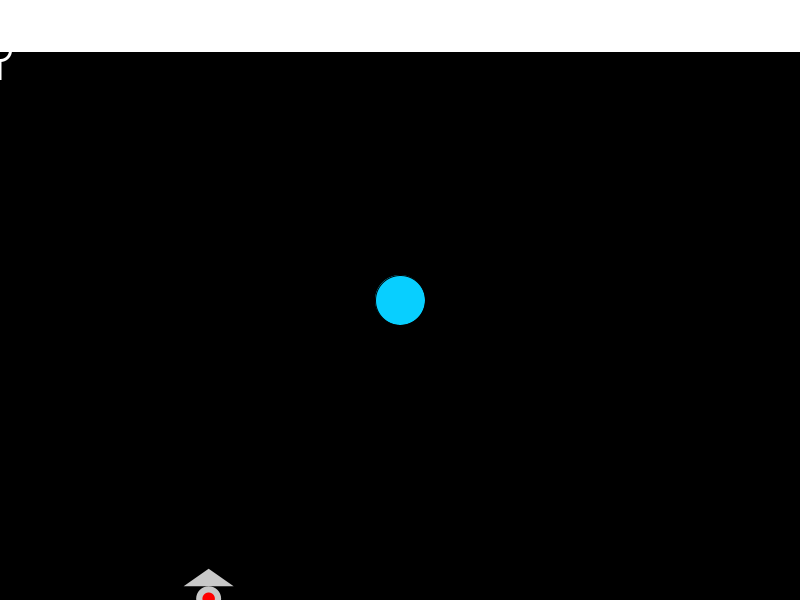
Frame 1 (no input)
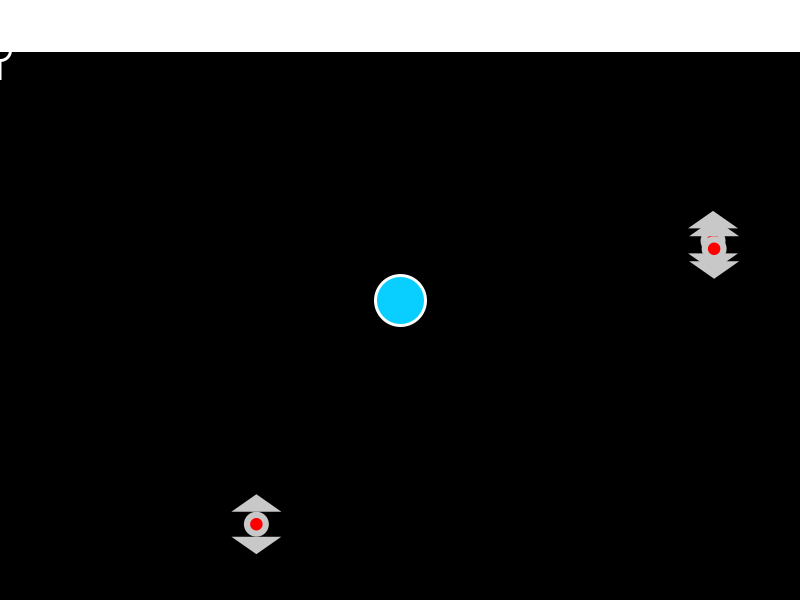
Frame 60 (the mouse pressed at the canvas centre just before this capture)
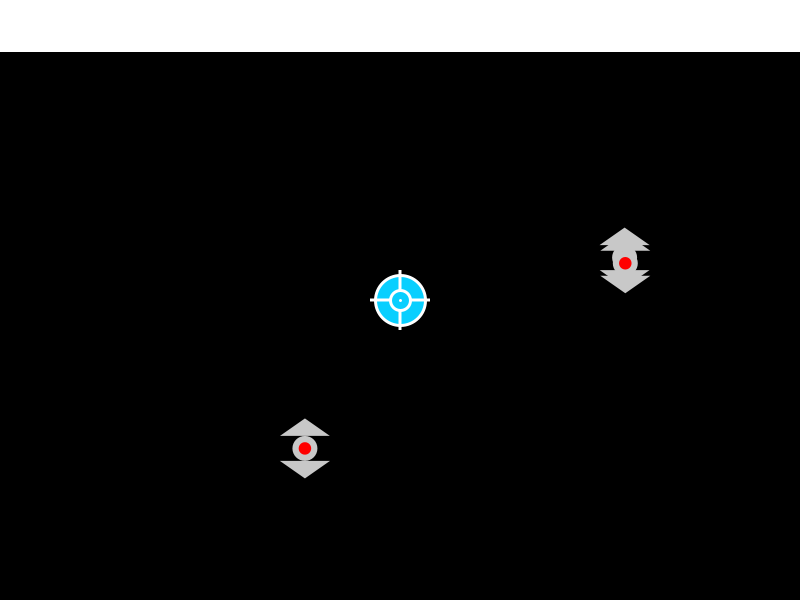
Frame 120 (the mouse held since frame 60 and released just before this capture)

The Processing sketch that drew these frames (run headless with seeded random() and noise(); from frame 60 on, the mouse is pressed at the canvas centre):

// Processing sketch: Space_Defence_Game_Testing
// ── Space_Defence_Game_Testing.pde
// GAME SETTINGS
int infoAreaY = 50;
int spaceStationDiameter = 50;
int maxEnemies = 10;

float crossHairX = 3.;
float crossHairY = 20.;
float xHairGap = 10.;
color xHairColor = color(255, 255, 255);

// ENEMY SETTINGS
int FRIGATE = 0;
int CRUISER = 1;
int DESTROYER = 2;
int CANNONPROJ = 3;
int[] enemyHealthValues = {1, 5, 3, 1};
int[] enemyDamageValues = {1, 2, 0, 3};
float[] enemySpeedValues = {1.5, 0.5, 1, 2};
int[] enemyScoreValues = {10, 20, 15, 30};
PVector[] enemySizes = {new PVector(25, 25)};

// PROJECTILE TYPES
int CANNON = 0;
int[] projHealthValues = {1};
int[] projDamageValues = {3};
int[] projSpeedValues = {3};
int[] projPointValues = {30};

// CURRENT ROUND VALUES
int score;
int millisPassed;
int lastMilli;
boolean gameStarted;
PVector mousePos;
PVector centerPos;
int currentMaxEnemies = 3;

int aliveEnemies = 0;
int[] enemyTypes = new int[maxEnemies];
PVector[] enemyPositions = new PVector[maxEnemies];
PVector[] enemyVelocities = new PVector[maxEnemies];
boolean[] enemyStates = new boolean[maxEnemies];
int[] enemyHitPoints = new int[maxEnemies];

void setup() {
  println(0%2);
  noCursor();
  size(800, 600);
  centerPos = new PVector(width / 2, height / 2);
  gameStarted = true;
}

void draw() {
  background(0);
  
  if (!gameStarted) {
    newGame();  
  }
  
  drawSpaceStation();
  
  if(aliveEnemies < currentMaxEnemies) {
    spawnEnemy(0);
    //spawnEnemy((int)random(4));  
  }
  
  for (int i = 0; i < enemyPositions.length; i++) {
    if (!enemyStates[i]) { 
      continue; 
    }
    moveEnemy(i);
    checkEnemyCollision(i);
    drawEnemy(i);
  }
  
  drawCrosshair();
  
  // GAME INFO AREA
  fill(255, 255, 255);
  rect(0, 0, width, infoAreaY);
  

}

// GAME FUNCTIONS
void newGame() {
  score = 0;
  millisPassed = 0;
  lastMilli = 0;
  aliveEnemies = 0;
  enemyStates = new boolean[maxEnemies];
  gameStarted = true;
}

PVector getCenter() {
  return new PVector(width / 2, height / 2);  
}

PVector getMousePos() {
  return new PVector(mouseX, max(mouseY, infoAreaY));
}

void drawCrosshair() {
  mousePos = getMousePos();
  fill(xHairColor);
  rect(mousePos.x - xHairGap - crossHairY, mousePos.y - crossHairX / 2, crossHairY, crossHairX); // LEFT
  rect(mousePos.x + xHairGap, mousePos.y - crossHairX / 2, crossHairY, crossHairX);              // RIGHT
  rect(mousePos.x - crossHairX / 2, mousePos.y - crossHairY - xHairGap, crossHairX, crossHairY); // UP
  rect(mousePos.x - crossHairX / 2, mousePos.y + xHairGap, crossHairX, crossHairY);              // DOWN
  noFill();
  strokeWeight(crossHairX);
  stroke(xHairColor);
  circle(mousePos.x, mousePos.y, crossHairY);
  point(mousePos.x, mousePos.y);
}

void drawSpaceStation() {
  fill(#08CFFF);
  circle(centerPos.x, centerPos.y, spaceStationDiameter);   
}

// ENEMY FUNCTIONS
int findNextDeadEnemy() {
  for (int i = 0; i < enemyStates.length; i++) {
    if (enemyStates[i] == false) {
      return i;
    }
  }
  return -1;
}

void moveEnemy(int index) {
  enemyPositions[index].add(enemyVelocities[index]);  
}

void drawEnemy(int index) {
  PVector position = enemyPositions[index];
  if (enemyTypes[index] == FRIGATE) {
    noStroke();
    fill(200, 200, 200);
    PVector size = enemySizes[FRIGATE];
    triangle(position.x - size.x, position.y - size.y / 2, position.x, position.y - size.y * 1.2, position.x + size.x, position.y - size.y / 2);
    triangle(position.x - size.x, position.y + size.y / 2, position.x, position.y + size.y * 1.2, position.x + size.x, position.y + size.y / 2);
    circle(position.x, position.y, size.x);
    fill(255 , 0, 0);
    circle(position.x, position.y, size.x / 2);
  }
}

void checkEnemyCollision(int index) {
  if (PVector.sub(enemyPositions[index], centerPos).mag() < spaceStationDiameter) {
    killEnemy(index);  
  }
}

void checkMouseCollision() {
  for (int i = 0; i < enemyPositions.length; i++) {
    
  }
}

void killEnemy(int index) {
  aliveEnemies--;
  enemyStates[index] = false;
}

void damageEnemy(int index, int damage) {
  enemyHitPoints[index] -= damage;
}

void spawnEnemy(int enemyType) {
  int index = findNextDeadEnemy();
  if (index == -1) { 
    return; 
  }
  
  PVector position;
  if (boolean((int)random(2))) {
    position = new PVector(random(width), max(infoAreaY, height * (int)random(2)));
  } else {
    position = new PVector(width * (int)random(2), random(infoAreaY, height));
  }
  
  PVector velocity = PVector.sub(centerPos, position);
  
  aliveEnemies++;
  enemyTypes[index] = enemyType;
  enemyStates[index] = true;
  enemyHitPoints[index] = enemyHealthValues[enemyType];
  enemyPositions[index] = position;
  enemyVelocities[index] = velocity.setMag(enemySpeedValues[enemyType]);
}
